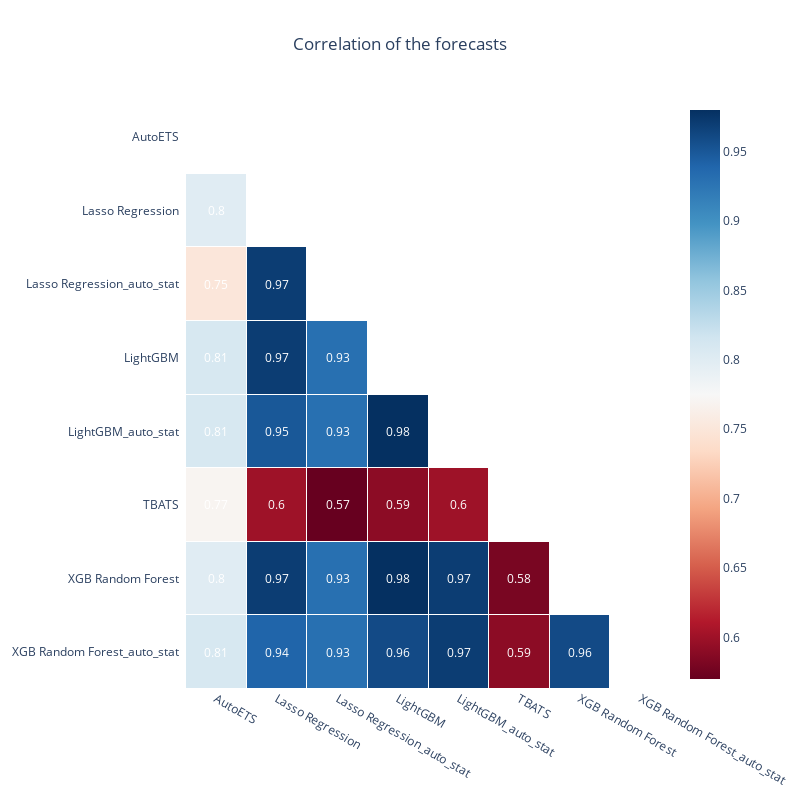

Here is the notebook cell this chart was saved with:
### Code cell
fig = plot_correlation_plot(
    pred_wide_val[ensemble_forecasts].corr(),
    title="Correlation of the forecasts",
    figsize=(800, 800),
)
fig.write_image("imgs/chapter_8/correlation.png")
fig.show()

### Figure 1 — Plotly figure (JSON) as saved in the notebook; plotly's stock layout.template omitted (floating-point values rounded to 4 significant figures)
{"data": [{"colorscale": [[0, "rgb(103,0,31)"], [0.1, "rgb(178,24,43)"], [0.2, "rgb(214,96,77)"], [0.3, "rgb(244,165,130)"], [0.4, "rgb(253,219,199)"], [0.5, "rgb(247,247,247)"], [0.6, "rgb(209,229,240)"], [0.7, "rgb(146,197,222)"], [0.8, "rgb(67,147,195)"], [0.9, "rgb(33,102,172)"], [1, "rgb(5,48,97)"]], "hoverinfo": "none", "reversescale": false, "showscale": true, "type": "heatmap", "x": ["AutoETS", "Lasso Regression", "Lasso Regression_auto_stat", "LightGBM", "LightGBM_auto_stat", "TBATS", "XGB Random Forest", "XGB Random Forest_auto_stat"], "xgap": 1, "y": ["AutoETS", "Lasso Regression", "Lasso Regression_auto_stat", "LightGBM", "LightGBM_auto_stat", "TBATS", "XGB Random Forest", "XGB Random Forest_auto_stat"], "ygap": 1, "z": [[null, null, null, null, null, null, null, null], [0.8, null, null, null, null, null, null, null], [0.75, 0.97, null, null, null, null, null, null], [0.81, 0.97, 0.93, null, null, null, null, null], [0.81, 0.95, 0.93, 0.98, null, null, null, null], [0.77, 0.6, 0.57, 0.59, 0.6, null, null, null], [0.8, 0.97, 0.93, 0.98, 0.97, 0.58, null, null], [0.81, 0.94, 0.93, 0.96, 0.97, 0.59, 0.96, null]]}], "layout": {"annotations": [{"font": {"color": "#FFFFFF"}, "showarrow": false, "text": "", "x": "AutoETS", "xref": "x", "y": "AutoETS", "yref": "y"}, {"font": {"color": "#FFFFFF"}, "showarrow": false, "text": "", "x": "Lasso Regression", "xref": "x", "y": "AutoETS", "yref": "y"}, {"font": {"color": "#FFFFFF"}, "showarrow": false, "text": "", "x": "Lasso Regression_auto_stat", "xref": "x", "y": "AutoETS", "yref": "y"}, {"font": {"color": "#FFFFFF"}, "showarrow": false, "text": "", "x": "LightGBM", "xref": "x", "y": "AutoETS", "yref": "y"}, {"font": {"color": "#FFFFFF"}, "showarrow": false, "text": "", "x": "LightGBM_auto_stat", "xref": "x", "y": "AutoETS", "yref": "y"}, {"font": {"color": "#FFFFFF"}, "showarrow": false, "text": "", "x": "TBATS", "xref": "x", "y": "AutoETS", "yref": "y"}, {"font": {"color": "#FFFFFF"}, "showarrow": false, "text": "", "x": "XGB Random Forest", "xref": "x", "y": "AutoETS", "yref": "y"}, {"font": {"color": "#FFFFFF"}, "showarrow": false, "text": "", "x": "XGB Random Forest_auto_stat", "xref": "x", "y": "AutoETS", "yref": "y"}, {"font": {"color": "#FFFFFF"}, "showarrow": false, "text": "0.8", "x": "AutoETS", "xref": "x", "y": "Lasso Regression", "yref": "y"}, {"font": {"color": "#FFFFFF"}, "showarrow": false, "text": "", "x": "Lasso Regression", "xref": "x", "y": "Lasso Regression", "yref": "y"}, {"font": {"color": "#FFFFFF"}, "showarrow": false, "text": "", "x": "Lasso Regression_auto_stat", "xref": "x", "y": "Lasso Regression", "yref": "y"}, {"font": {"color": "#FFFFFF"}, "showarrow": false, "text": "", "x": "LightGBM", "xref": "x", "y": "Lasso Regression", "yref": "y"}, {"font": {"color": "#FFFFFF"}, "showarrow": false, "text": "", "x": "LightGBM_auto_stat", "xref": "x", "y": "Lasso Regression", "yref": "y"}, {"font": {"color": "#FFFFFF"}, "showarrow": false, "text": "", "x": "TBATS", "xref": "x", "y": "Lasso Regression", "yref": "y"}, {"font": {"color": "#FFFFFF"}, "showarrow": false, "text": "", "x": "XGB Random Forest", "xref": "x", "y": "Lasso Regression", "yref": "y"}, {"font": {"color": "#FFFFFF"}, "showarrow": false, "text": "", "x": "XGB Random Forest_auto_stat", "xref": "x", "y": "Lasso Regression", "yref": "y"}, {"font": {"color": "#FFFFFF"}, "showarrow": false, "text": "0.75", "x": "AutoETS", "xref": "x", "y": "Lasso Regression_auto_stat", "yref": "y"}, {"font": {"color": "#FFFFFF"}, "showarrow": false, "text": "0.97", "x": "Lasso Regression", "xref": "x", "y": "Lasso Regression_auto_stat", "yref": "y"}, {"font": {"color": "#FFFFFF"}, "showarrow": false, "text": "", "x": "Lasso Regression_auto_stat", "xref": "x", "y": "Lasso Regression_auto_stat", "yref": "y"}, {"font": {"color": "#FFFFFF"}, "showarrow": false, "text": "", "x": "LightGBM", "xref": "x", "y": "Lasso Regression_auto_stat", "yref": "y"}, {"font": {"color": "#FFFFFF"}, "showarrow": false, "text": "", "x": "LightGBM_auto_stat", "xref": "x", "y": "Lasso Regression_auto_stat", "yref": "y"}, {"font": {"color": "#FFFFFF"}, "showarrow": false, "text": "", "x": "TBATS", "xref": "x", "y": "Lasso Regression_auto_stat", "yref": "y"}, {"font": {"color": "#FFFFFF"}, "showarrow": false, "text": "", "x": "XGB Random Forest", "xref": "x", "y": "Lasso Regression_auto_stat", "yref": "y"}, {"font": {"color": "#FFFFFF"}, "showarrow": false, "text": "", "x": "XGB Random Forest_auto_stat", "xref": "x", "y": "Lasso Regression_auto_stat", "yref": "y"}, {"font": {"color": "#FFFFFF"}, "showarrow": false, "text": "0.81", "x": "AutoETS", "xref": "x", "y": "LightGBM", "yref": "y"}, {"font": {"color": "#FFFFFF"}, "showarrow": false, "text": "0.97", "x": "Lasso Regression", "xref": "x", "y": "LightGBM", "yref": "y"}, {"font": {"color": "#FFFFFF"}, "showarrow": false, "text": "0.93", "x": "Lasso Regression_auto_stat", "xref": "x", "y": "LightGBM", "yref": "y"}, {"font": {"color": "#FFFFFF"}, "showarrow": false, "text": "", "x": "LightGBM", "xref": "x", "y": "LightGBM", "yref": "y"}, {"font": {"color": "#FFFFFF"}, "showarrow": false, "text": "", "x": "LightGBM_auto_stat", "xref": "x", "y": "LightGBM", "yref": "y"}, {"font": {"color": "#FFFFFF"}, "showarrow": false, "text": "", "x": "TBATS", "xref": "x", "y": "LightGBM", "yref": "y"}, {"font": {"color": "#FFFFFF"}, "showarrow": false, "text": "", "x": "XGB Random Forest", "xref": "x", "y": "LightGBM", "yref": "y"}, {"font": {"color": "#FFFFFF"}, "showarrow": false, "text": "", "x": "XGB Random Forest_auto_stat", "xref": "x", "y": "LightGBM", "yref": "y"}, {"font": {"color": "#FFFFFF"}, "showarrow": false, "text": "0.81", "x": "AutoETS", "xref": "x", "y": "LightGBM_auto_stat", "yref": "y"}, {"font": {"color": "#FFFFFF"}, "showarrow": false, "text": "0.95", "x": "Lasso Regression", "xref": "x", "y": "LightGBM_auto_stat", "yref": "y"}, {"font": {"color": "#FFFFFF"}, "showarrow": false, "text": "0.93", "x": "Lasso Regression_auto_stat", "xref": "x", "y": "LightGBM_auto_stat", "yref": "y"}, {"font": {"color": "#FFFFFF"}, "showarrow": false, "text": "0.98", "x": "LightGBM", "xref": "x", "y": "LightGBM_auto_stat", "yref": "y"}, {"font": {"color": "#FFFFFF"}, "showarrow": false, "text": "", "x": "LightGBM_auto_stat", "xref": "x", "y": "LightGBM_auto_stat", "yref": "y"}, {"font": {"color": "#FFFFFF"}, "showarrow": false, "text": "", "x": "TBATS", "xref": "x", "y": "LightGBM_auto_stat", "yref": "y"}, {"font": {"color": "#FFFFFF"}, "showarrow": false, "text": "", "x": "XGB Random Forest", "xref": "x", "y": "LightGBM_auto_stat", "yref": "y"}, {"font": {"color": "#FFFFFF"}, "showarrow": false, "text": "", "x": "XGB Random Forest_auto_stat", "xref": "x", "y": "LightGBM_auto_stat", "yref": "y"}, {"font": {"color": "#FFFFFF"}, "showarrow": false, "text": "0.77", "x": "AutoETS", "xref": "x", "y": "TBATS", "yref": "y"}, {"font": {"color": "#FFFFFF"}, "showarrow": false, "text": "0.6", "x": "Lasso Regression", "xref": "x", "y": "TBATS", "yref": "y"}, {"font": {"color": "#FFFFFF"}, "showarrow": false, "text": "0.57", "x": "Lasso Regression_auto_stat", "xref": "x", "y": "TBATS", "yref": "y"}, {"font": {"color": "#FFFFFF"}, "showarrow": false, "text": "0.59", "x": "LightGBM", "xref": "x", "y": "TBATS", "yref": "y"}, {"font": {"color": "#FFFFFF"}, "showarrow": false, "text": "0.6", "x": "LightGBM_auto_stat", "xref": "x", "y": "TBATS", "yref": "y"}, {"font": {"color": "#FFFFFF"}, "showarrow": false, "text": "", "x": "TBATS", "xref": "x", "y": "TBATS", "yref": "y"}, {"font": {"color": "#FFFFFF"}, "showarrow": false, "text": "", "x": "XGB Random Forest", "xref": "x", "y": "TBATS", "yref": "y"}, {"font": {"color": "#FFFFFF"}, "showarrow": false, "text": "", "x": "XGB Random Forest_auto_stat", "xref": "x", "y": "TBATS", "yref": "y"}, {"font": {"color": "#FFFFFF"}, "showarrow": false, "text": "0.8", "x": "AutoETS", "xref": "x", "y": "XGB Random Forest", "yref": "y"}, {"font": {"color": "#FFFFFF"}, "showarrow": false, "text": "0.97", "x": "Lasso Regression", "xref": "x", "y": "XGB Random Forest", "yref": "y"}, {"font": {"color": "#FFFFFF"}, "showarrow": false, "text": "0.93", "x": "Lasso Regression_auto_stat", "xref": "x", "y": "XGB Random Forest", "yref": "y"}, {"font": {"color": "#FFFFFF"}, "showarrow": false, "text": "0.98", "x": "LightGBM", "xref": "x", "y": "XGB Random Forest", "yref": "y"}, {"font": {"color": "#FFFFFF"}, "showarrow": false, "text": "0.97", "x": "LightGBM_auto_stat", "xref": "x", "y": "XGB Random Forest", "yref": "y"}, {"font": {"color": "#FFFFFF"}, "showarrow": false, "text": "0.58", "x": "TBATS", "xref": "x", "y": "XGB Random Forest", "yref": "y"}, {"font": {"color": "#FFFFFF"}, "showarrow": false, "text": "", "x": "XGB Random Forest", "xref": "x", "y": "XGB Random Forest", "yref": "y"}, {"font": {"color": "#FFFFFF"}, "showarrow": false, "text": "", "x": "XGB Random Forest_auto_stat", "xref": "x", "y": "XGB Random Forest", "yref": "y"}, {"font": {"color": "#FFFFFF"}, "showarrow": false, "text": "0.81", "x": "AutoETS", "xref": "x", "y": "XGB Random Forest_auto_stat", "yref": "y"}, {"font": {"color": "#FFFFFF"}, "showarrow": false, "text": "0.94", "x": "Lasso Regression", "xref": "x", "y": "XGB Random Forest_auto_stat", "yref": "y"}, {"font": {"color": "#FFFFFF"}, "showarrow": false, "text": "0.93", "x": "Lasso Regression_auto_stat", "xref": "x", "y": "XGB Random Forest_auto_stat", "yref": "y"}, {"font": {"color": "#FFFFFF"}, "showarrow": false, "text": "0.96", "x": "LightGBM", "xref": "x", "y": "XGB Random Forest_auto_stat", "yref": "y"}, {"font": {"color": "#FFFFFF"}, "showarrow": false, "text": "0.97", "x": "LightGBM_auto_stat", "xref": "x", "y": "XGB Random Forest_auto_stat", "yref": "y"}, {"font": {"color": "#FFFFFF"}, "showarrow": false, "text": "0.59", "x": "TBATS", "xref": "x", "y": "XGB Random Forest_auto_stat", "yref": "y"}, {"font": {"color": "#FFFFFF"}, "showarrow": false, "text": "0.96", "x": "XGB Random Forest", "xref": "x", "y": "XGB Random Forest_auto_stat", "yref": "y"}, {"font": {"color": "#FFFFFF"}, "showarrow": false, "text": "", "x": "XGB Random Forest_auto_stat", "xref": "x", "y": "XGB Random Forest_auto_stat", "yref": "y"}], "height": 800, "title": {"text": "Correlation of the forecasts", "x": 0.5}, "width": 800, "xaxis": {"dtick": 1, "gridcolor": "rgb(0, 0, 0)", "showgrid": false, "side": "bottom", "ticks": "", "zeroline": false}, "yaxis": {"autorange": "reversed", "dtick": 1, "showgrid": false, "ticks": "", "ticksuffix": "  ", "zeroline": false}}}
